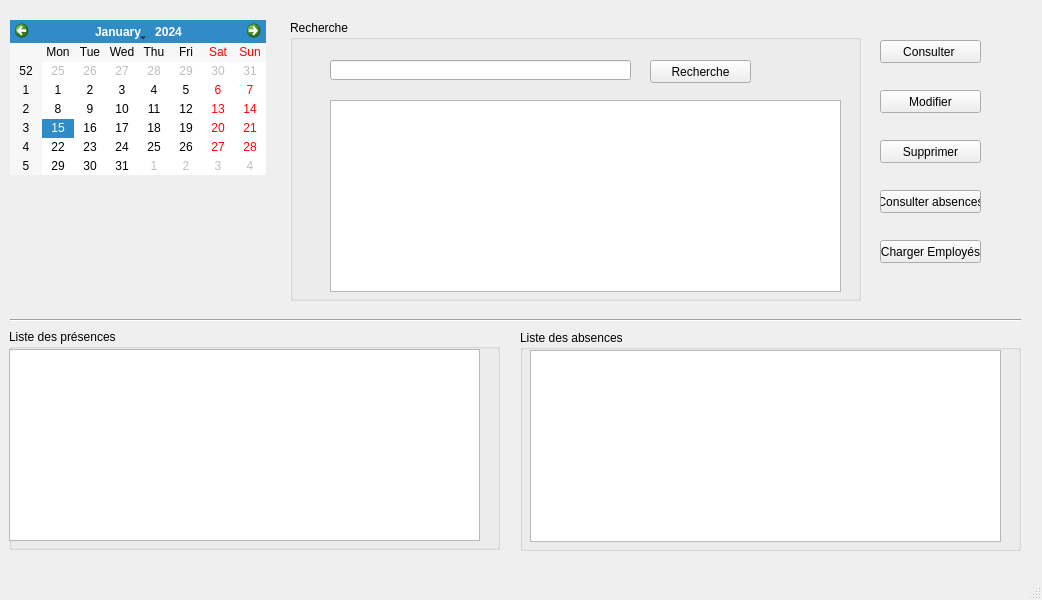
<?xml version="1.0" encoding="UTF-8"?>
<ui version="4.0">
 <class>Admin</class>
 <widget class="QMainWindow" name="Admin">
  <property name="geometry">
   <rect>
    <x>0</x>
    <y>0</y>
    <width>1042</width>
    <height>600</height>
   </rect>
  </property>
  <property name="windowTitle">
   <string>MainWindow</string>
  </property>
  <widget class="QWidget" name="centralwidget">
   <widget class="QCalendarWidget" name="calendarWidget">
    <property name="geometry">
     <rect>
      <x>10</x>
      <y>20</y>
      <width>256</width>
      <height>155</height>
     </rect>
    </property>
   </widget>
   <widget class="QGroupBox" name="groupBoxRecherche">
    <property name="geometry">
     <rect>
      <x>290</x>
      <y>20</y>
      <width>571</width>
      <height>281</height>
     </rect>
    </property>
    <property name="title">
     <string>Recherche</string>
    </property>
    <widget class="QLineEdit" name="lineEditRecherche">
     <property name="geometry">
      <rect>
       <x>40</x>
       <y>40</y>
       <width>301</width>
       <height>20</height>
      </rect>
     </property>
    </widget>
    <widget class="QPushButton" name="pushButtonRecherche">
     <property name="geometry">
      <rect>
       <x>360</x>
       <y>40</y>
       <width>101</width>
       <height>23</height>
      </rect>
     </property>
     <property name="text">
      <string>Recherche</string>
     </property>
    </widget>
    <widget class="QTableView" name="tableViewEmploye">
     <property name="geometry">
      <rect>
       <x>40</x>
       <y>80</y>
       <width>511</width>
       <height>192</height>
      </rect>
     </property>
    </widget>
   </widget>
   <widget class="QGroupBox" name="groupBox_2">
    <property name="geometry">
     <rect>
      <x>9</x>
      <y>329</y>
      <width>491</width>
      <height>221</height>
     </rect>
    </property>
    <property name="title">
     <string>Liste des présences</string>
    </property>
    <widget class="QTableView" name="tableViewListePresence">
     <property name="geometry">
      <rect>
       <x>0</x>
       <y>20</y>
       <width>471</width>
       <height>192</height>
      </rect>
     </property>
    </widget>
   </widget>
   <widget class="QGroupBox" name="groupBoxAbsence">
    <property name="geometry">
     <rect>
      <x>520</x>
      <y>330</y>
      <width>501</width>
      <height>221</height>
     </rect>
    </property>
    <property name="title">
     <string>Liste des absences</string>
    </property>
    <widget class="QTableView" name="tableViewListeAbsence">
     <property name="geometry">
      <rect>
       <x>10</x>
       <y>20</y>
       <width>471</width>
       <height>192</height>
      </rect>
     </property>
    </widget>
   </widget>
   <widget class="QPushButton" name="pushButtonConsulter">
    <property name="geometry">
     <rect>
      <x>880</x>
      <y>40</y>
      <width>101</width>
      <height>23</height>
     </rect>
    </property>
    <property name="text">
     <string>Consulter </string>
    </property>
   </widget>
   <widget class="QPushButton" name="pushButtonModifier">
    <property name="geometry">
     <rect>
      <x>880</x>
      <y>90</y>
      <width>101</width>
      <height>23</height>
     </rect>
    </property>
    <property name="text">
     <string>Modifier</string>
    </property>
   </widget>
   <widget class="QPushButton" name="pushButtonSupprimer">
    <property name="geometry">
     <rect>
      <x>880</x>
      <y>140</y>
      <width>101</width>
      <height>23</height>
     </rect>
    </property>
    <property name="text">
     <string>Supprimer</string>
    </property>
   </widget>
   <widget class="QPushButton" name="pushButtonConsulter_2">
    <property name="geometry">
     <rect>
      <x>880</x>
      <y>190</y>
      <width>101</width>
      <height>23</height>
     </rect>
    </property>
    <property name="text">
     <string>Consulter absences</string>
    </property>
   </widget>
   <widget class="Line" name="line">
    <property name="geometry">
     <rect>
      <x>10</x>
      <y>310</y>
      <width>1011</width>
      <height>20</height>
     </rect>
    </property>
    <property name="orientation">
     <enum>Qt::Horizontal</enum>
    </property>
   </widget>
   <widget class="QPushButton" name="pushButtonChargerEmp">
    <property name="geometry">
     <rect>
      <x>880</x>
      <y>240</y>
      <width>101</width>
      <height>23</height>
     </rect>
    </property>
    <property name="text">
     <string>Charger Employés</string>
    </property>
   </widget>
   <zorder>calendarWidget</zorder>
   <zorder>groupBoxRecherche</zorder>
   <zorder>groupBox_2</zorder>
   <zorder>groupBoxAbsence</zorder>
   <zorder>pushButtonModifier</zorder>
   <zorder>pushButtonSupprimer</zorder>
   <zorder>pushButtonConsulter_2</zorder>
   <zorder>line</zorder>
   <zorder>pushButtonConsulter</zorder>
   <zorder>pushButtonChargerEmp</zorder>
  </widget>
  <widget class="QMenuBar" name="menubar">
   <property name="geometry">
    <rect>
     <x>0</x>
     <y>0</y>
     <width>1042</width>
     <height>21</height>
    </rect>
   </property>
  </widget>
  <widget class="QStatusBar" name="statusbar"/>
 </widget>
 <resources/>
 <connections/>
</ui>
